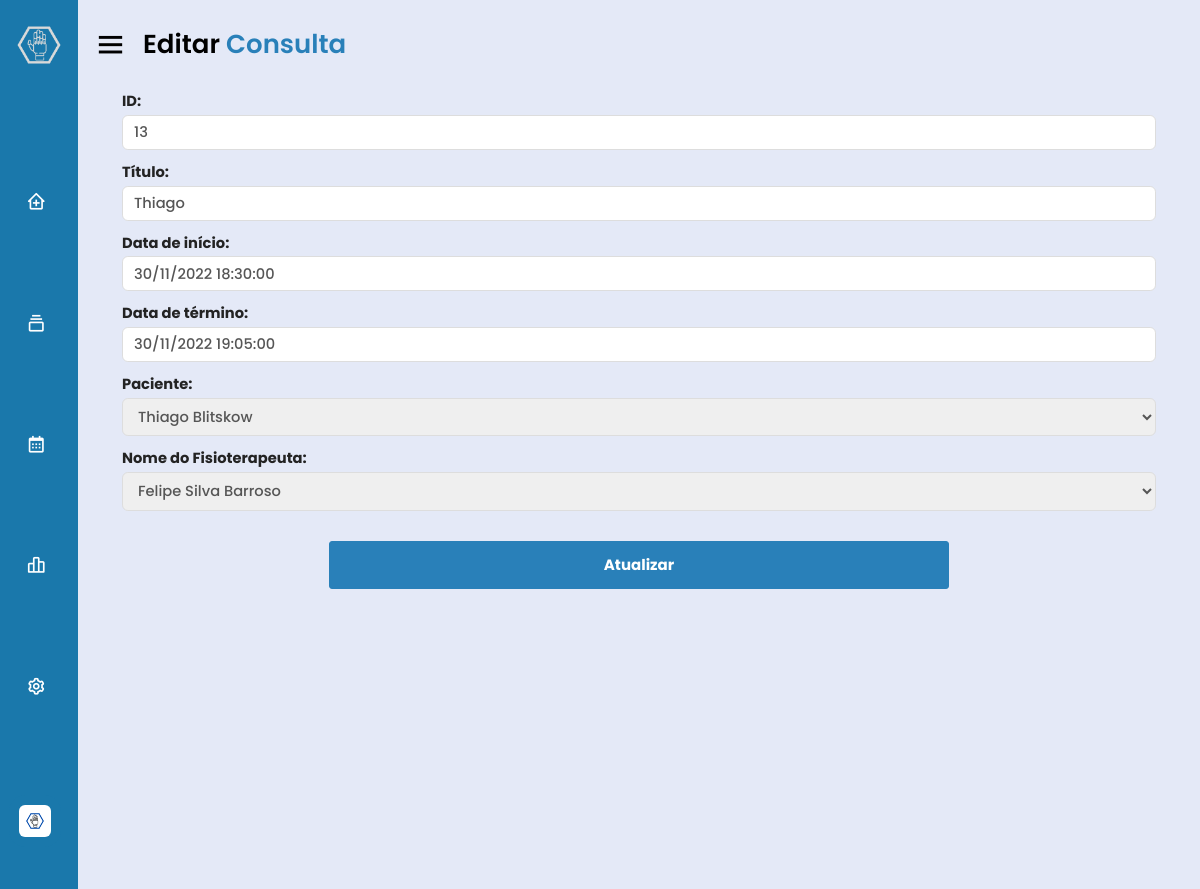
Page /app/clinica/visuconsultas/editarconsulta.php?id=13 (signed in) on the committed database.
### tables this page shows
CREATE TABLE if not exists tb_clinica
(id_clinica int(5) NOT NULL auto_increment,
nome varchar(40) NOT NULL,
cnpj char(14) NOT NULL,
telefone varchar(15) NOT NULL,
estado varchar(40) NOT NULL, 
cidade varchar(110) NOT NULL,
endereco varchar(110),
id_usuario int(5) not null,
img varchar(400),
PRIMARY KEY (id_clinica),
constraint fkc_id_usuario
	foreign key (id_usuario) references tb_usuarios(id_usuario)
) DEFAULT CHARSET = utf8;

CREATE TABLE IF NOT EXISTS tb_consulta (
  id int(11) NOT NULL AUTO_INCREMENT,
  title varchar(220) DEFAULT NULL,
  color varchar(10) not NULL,
  start datetime not NULL,
  end datetime not NULL,
  ativo char(1) not null,  
  id_medico int (5) not null,
  id_paciente int(5) not null,
  id_clinica int(5) not null,
  PRIMARY KEY (id),
  constraint fkc_id_medico
	foreign key(id_medico) references tb_medico(id_medico),
  constraint fkc_id_paciente
	foreign key(id_paciente) references tb_paciente(id_paciente),
  constraint fkc_id_clinica
	foreign key(id_clinica) references tb_clinica(id_clinica)
);

CREATE TABLE if not exists tb_medico
(id_medico int(5) NOT NULL auto_increment,
nome varchar(40) NOT NULL,
cpf char(11) NOT NULL,
crefito char(6) NOT NULL,  
dt_nascimento date not null,
genero varchar(20) not null,
ativo char(1) NOT NULL,  
id_usuario int (5) not null,
id_clinica int (5) not null,
unique_id int(5),
img varchar(400),
PRIMARY KEY (id_medico),
constraint fkm_id_usuario
	foreign key (id_usuario) references tb_usuarios(id_usuario),
constraint fk_id_clinica
	foreign key (id_clinica) references tb_clinica(id_clinica)
) DEFAULT CHARSET = utf8;

### app/clinica/visuconsultas/editarconsulta.php (the view, shortened to what this page needs)
<?php
	$email = $_SESSION['email'];
	$senha = $_SESSION['senha'];
		include_once("../../../conexao.php");
		$sqlUsu = "SELECT id_usuario FROM tb_usuarios WHERE email = '$email' AND senha = '$senha'";
		$resultUsu = $conexao->query($sqlUsu);
		while($row = mysqli_fetch_array($resultUsu)){
			$idUsu = $row['id_usuario'];
		}
		$sqlID = "Select id_clinica from tb_clinica where id_usuario =".$idUsu;
		$resultID = $conexao->query($sqlID);
		while($row = mysqli_fetch_array($resultID)){
			$idClinica = $row['id_clinica'];
		}
		if(!empty($_GET['id'])){
			$id = $_GET['id'];
			$sqlSelect = "select co.title, co.start, co.end, pa.id_paciente, me.id_medico, me.nome as fisio from tb_consulta as co join tb_medico as me on (me.id_medico = co.id_medico) join tb_paciente as pa on (pa.id_paciente = co.id_paciente) where co.id = ".$id;
			$result = $conexao->query($sqlSelect);
			if($result->num_rows > 0){
				while($user_data = mysqli_fetch_assoc($result)){
					$title = $user_data['title'];
					$inicio = $user_data['start'];
					$fim = $user_data['end'];
					$idPaciente = $user_data['id_paciente'];
					$idFisio = $user_data['id_medico'];
					$nmFisio = $user_data['fisio'];
				}
			}
			else{
				header('Location: visuconsulta.php.php');
			}
		}
?>
<!DOCTYPE HTML>
<html>
	<head>
		<link href='https://unpkg.com/boxicons@2.0.7/css/boxicons.min.css' rel='stylesheet'>
		<link rel="stylesheet" href="../../assets/css/main.css" />
	</head>
	<body class="is-preload">
		<?php include('../sidebarClinicaPaste.php'); ?>
		<section class="home-section">
			<div class="home-content">
				<i class='bx bx-menu'></i>
				<span class="text">Editar <span>Consulta</span>
			</div>
			<div id="content">
				<div class="row">
					<div class="col-6" >
						<form action="../edit/saveAttConsulta.php" method="post">
							<div class="">
								<label class="form-label" for="idConsulta">ID:</label>
								<div class="input-group">
									<input class="form-control" type="text" name="idConsulta" value="<?php echo $id; ?>" readonly>
								</div>
							</div>
							<div class="input-editar-usuarios">
								<label class="" for="title">Título:</label>
								<div class="input-group">
									<input class="form-control" type="text" name="title" value="<?php echo $title;?>">
								</div>
							</div>
							<div class="input-editar-usuarios">
								<label class="" for="inicio">Data de início:</label>
								<div class="input-group">
									<input class="form-control" type="text" name="inicio" value="<?php echo date("d/m/Y H:i:s", strtotime($inicio));?>" onkeypress="DataHora(event, this)" required>
								</div>
							</div>
							<div class="input-editar-usuarios">
								<label class="" for="fim">Data de término:</label>
								<div class="input-group">
									<input class="form-control" type="text" name="fim" value="<?php echo date("d/m/Y H:i:s", strtotime($fim));?>" onkeypress="DataHora(event, this)" required>
								</div>
							</div>
							<div class="input-editar-usuarios">
								<label class="form-label" for="paciEditVisu">Paciente:</label>
								<div class="input-group">
									<select name="paciEditVisu" id="paciEditVisu">
										<?php
											$sql_paci_consulta = "select pa.id_paciente, pa.nome from tb_paciente as pa join tb_medico as me on (me.id_medico = pa.id_medico) join tb_clinica as cl on (cl.id_clinica = me.id_clinica) where cl.id_clinica = ".$idClinica;
											$result_paci_consulta = mysqli_query($conexao, $sql_paci_consulta);
											while($row_paci_consult = mysqli_fetch_assoc($result_paci_consulta)){ ?>
												<option <?php echo ($idPaciente==$row_paci_consult['id_paciente'])?'selected':'';?>  value="<?php echo $row_paci_consult['id_paciente']; ?>"> <?php echo $row_paci_consult['nome'] ?> </option>
										<?php }?>
									</select>
								</div>
							</div>
							<div class="input-editar-usuarios">
								<label for="fisioEditVisu" class="labelInput">Nome do Fisioterapeuta: </label>
								<div class="input-group">
									<select class="select-agenda" name="fisioEditVisu" id="fisioEditVisu" readonly required>
										<option value=<?php echo $idFisio ?>><?php echo $nmFisio ?></option>
									</select>
								</div>
							</div>
							<div class="agenda-botao">
								<input class="concluir-btn visu" type="submit" value="Atualizar" name="atualizarConsulta">
							</div>
						</form>
					</div>
				</div>
			</div>
		</section>
	</body>
</html>

### app/clinica/sidebarClinicaPaste.php (shortened to what this page needs)
<?php
		$sqlImg = "Select img from tb_clinica where id_usuario =".$idUsu;
		$resultImg = $conexao->query($sqlImg);
		while($row = mysqli_fetch_array($resultImg)){
			$ImgCli = $row['img'];
		}
		if($ImgCli != null){
			$ImgPerfil = "../../fotos/$ImgCli";
		}else{
			$ImgPerfil = "../../img/user.svg";
		}
?>
<div class="sidebar close">
<div class="logo-details">
    <img src="../../img/picwishOK.png">
</div>
<ul class="nav-links">
    <li>
        <div class="iocn-link">
        <a href="../indexclinic.php">
            <i class='bx bx-clinic'></i>
        </a>
        </div>
    </li>
    <li>
        <div class="iocn-link">
        <a href="#">
            <i class='bx bx-collection'></i>
        </a>
        </div>
    </li>
    <li>
        <div class="iocn-link">
        <a href="#">
            <i class='bx bx-calendar'></i>
        </a>
        </div>
    </li>
    <li>
        <a href="../dashboard.php">
            <i class='bx bx-bar-chart-alt-2'></i>
        </a>
    </li>
    <li>
        <a href="../../config/configuracoesclinica.php">
        <i class='bx bx-cog'></i>
        </a>
    </li>
       <li class="profile-details">
        <div class="div-profile-details">
            <div class="profile-content">
                <img src="<?php echo $ImgPerfil ?>"  alt="profileImg">
            </div>
        </div>
    </li>
</ul>
</div>

### rows in the picture
tb_clinica: img (picture)
tb_consulta: title "Thiago", inicio "30/11/2022 18:30:00", fim "30/11/2022 19:05:00", fisioEditVisu "Felipe Silva Barroso"

### other values in the picture
form field paciEditVisu "Thiago Blitskow"
